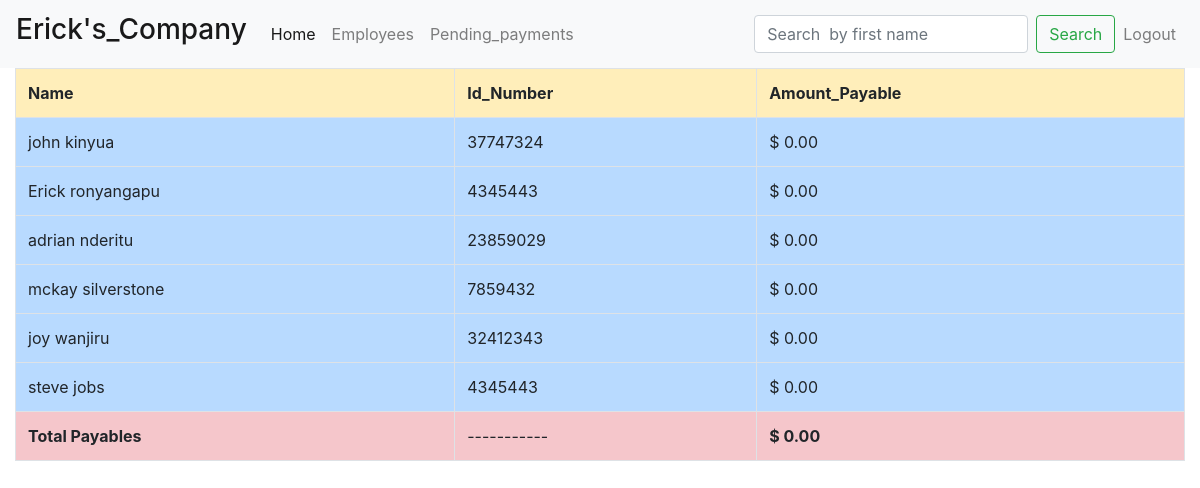
The page /salaryview/ (signed in) on the database its author committed.
### activity/models.py (models this page shows, shortened)
class worker(models.Model):
    First_Name = models.CharField(max_length= 200)
    Middle_Name = models.CharField(max_length= 200,null=True)
    Gender = models.CharField(max_length= 200,choices=CATEGORY,null=True)
    Id_Number = models.CharField(max_length= 200,null=True,blank=True)
    Phone = models.CharField(max_length=30)
    def pending_payments(self):
        total_salary = self.attendance_set.filter(presentstatus='Present',paystatus='Pending').aggregate(models.Sum('salary'))['salary__sum'] or 0
        return total_salary
    @staticmethod
    def total_pending_payments():
        total_salary = attendance.objects.filter(presentstatus='Present',paystatus='Pending').aggregate(models.Sum('salary'))['salary__sum'] or 0
        return total_salary

### activity/views.py (the view)
# urls.py: path('salaryview/', salaryview,name='salaryview'),
@login_required
def salaryview(request):
    attendances = worker.objects.all()
    p= worker.total_pending_payments()
    wb = xlwt.Workbook()
    ws = wb.add_sheet('Attendance')
    ws.write(0, 0, 'First_Name')
    ws.write(0, 1, 'Id_Number')
    ws.write(0, 2, 'Amount_Payable')
    ws.write(0, 3, 'Total')
    for i, attendance in enumerate(attendances, start=1):
        ws.write(i, 0, attendance.First_Name)
        ws.write(i, 1, attendance.Id_Number)
        ws.write(i, 2, attendance.pending_payments())
    wb.save('attendance.xls')
    context = {
        'attendances': attendances,
        'p':p
    }
    return render(request, 'salary.html', context)

### Templates/salary.html
{%extends 'base.html'%}
{%load static%}
{%block content%}
<div class="row">
    <div class="col">
        <table class="table table-bordered table-hover table-primary">
            <tr class="table-warning"><th>Name</th><th>Id_Number</th><th>Amount_Payable</th></tr>
            {%for attendance in attendances%}
            <tr><td>{{attendance.First_Name}} {{attendance.Middle_Name}}</td>
                <td> {{attendance.Id_Number}}</td>
                <td>$ {{attendance.pending_payments}}.00</td>
            </tr>
            {%endfor%}
            <tr class="table-danger">
                <th>Total Payables</th>
                <td>-----------</td>
                <th>$ {{p}}.00</th>
            </tr>
        </table>
    </div>
</div>
{%endblock content%}

### rows shown on the page
worker: First_Name "john", Middle_Name "kinyua", Id_Number "37747324", pending_payments "0"
worker: First_Name "Erick", Middle_Name "ronyangapu", Id_Number "4345443", pending_payments "0"
worker: First_Name "adrian", Middle_Name "nderitu", Id_Number "23859029", pending_payments "0"
worker: First_Name "mckay", Middle_Name "silverstone", Id_Number "7859432", pending_payments "0"
worker: First_Name "joy", Middle_Name "wanjiru", Id_Number "32412343", pending_payments "0"
worker: First_Name "steve", Middle_Name "jobs", Id_Number "4345443", pending_payments "0"

### other values the page prints
{{ p }} "0"
